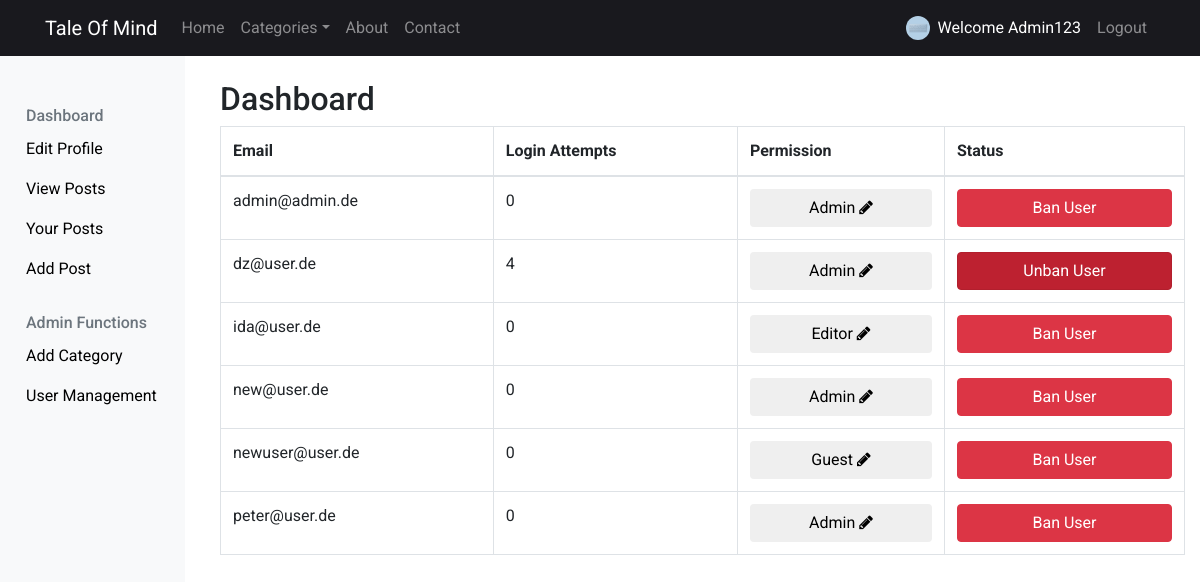
The app's page /src/dashboard/allUsers (signed in) with its own data.
### tables this page shows
CREATE TABLE `user` (
  `id` int(11) NOT NULL,
  `firstname` varchar(32) NOT NULL,
  `lastname` varchar(32) NOT NULL,
  `email` varchar(32) NOT NULL,
  `password` varchar(255) NOT NULL,
  `login_attempts` int(11) NOT NULL,
  `permission_id` tinyint(1) NOT NULL DEFAULT '2',
  `file_id` int(11) DEFAULT NULL
);

CREATE TABLE `user_permission` (
  `id` int(11) NOT NULL,
  `permission` varchar(10) NOT NULL
);

### src/controller/Dashboard.php (called while the page is built, shortened)
<?php
    class Dashboard extends Controller {
        public function allUsers() {
            $allPermissions = $this->model->getAllPermissions();
            $allUsers = $this->model->getAllUsers();
            $this->view->allUsers = $allUsers;
            $this->view->allPermissions = $allPermissions;
            $this->view->render('dashboard/allUsers');
        }
        public function view() {
            if(!(Session::get('user'))) {
                Header("Location: " . URL . "home");
            } else {
                $posts = $this->model->getPosts();
                $this->view->posts = $posts;
                $this->view->render('dashboard/view');
            }
        }
    }

### src/index.php (called while the page is built, shortened)
<?php
include 'lib/Message.php';
include 'lib/Database.php';
include 'lib/Session.php';
include 'lib/Model.php';
include 'lib/Controller.php';
$app = new Application();

### src/lib/Session.php (called while the page is built, shortened)
<?php
class Session {
    static public function get($key) {
        if (isset($_SESSION[$key]))
            return $_SESSION[$key];
    }
}

### src/lib/Model.php (called while the page is built, shortened)
<?php
class Model {
    function __construct() {
        $this->db = new Database();
    }
}

### src/lib/Database.php (called while the page is built, shortened)
<?php
class Database extends PDO {
    public function __construct() {
        try {
            $dsn = DB_TYPE . ':host=' . DB_HOST . ';port=' . DB_PORT . ';dbname=' . DB_NAME;
            $username = DB_USER;
            $passwd = DB_PASS;
        }
        catch(PDOException $e) {
            echo "Connection failed: " . $e->getMessage();
        }
    }
}

### src/model/Dashboard_Model.php (called while the page is built, shortened)
<?php
    class Dashboard_Model extends Model {
        public function getAllUsers() {
            $sql = 'SELECT user.*, user_permission.permission FROM user LEFT JOIN user_permission ON permission_id = user_permission.id ORDER BY user.email ASC';
            $obj = $this->db->prepare($sql);
            $obj->execute();
            $result = $obj->fetchAll(PDO::FETCH_OBJ);
            return $result;
        }
    }

### src/lib/Controller.php (called while the page is built, shortened)
<?php
class Controller {
    public function loadModel() {
        $model_name = get_class($this) . '_Model';
        $model_file = 'model/' . $model_name . '.php';
        if (file_exists($model_file)) {
            $this->model = new $model_name;
        }
    }
}

### src/view/dashboard/allUsers.php (the view, shortened to what this page needs)
<?php include 'partial/sidebar.php'; ?>
    <div class="col">
        <div class="container">
            <h2>Dashboard</h2>
            <div class="table-responsive">
                <table class="table table-bordered" id="dataTable" width="100%" cellspacing="0">
                    <thead>
                        <tr>
                            <th>Email</th>
                            <th>Login Attempts</th>
                            <th>Permission</th>
                            <th>Status</th>
                        </tr>
                    </thead>
                    <tbody>
                    <?php foreach($this->allUsers as $user) : ?>
                        <tr>
                            <td><?= $user->email ?></td>
                            <td><?= $user->login_attempts ?></td>
                            <td>
                                <button class="btn btn-white btn-inline selectInput"><?= $user->permission ?> <i class="fa fa-pencil"></i></button>
                            </td>
                            <td>
                            <?php if($user->login_attempts >= 3): ?>
                                <form action="<?=URL?>dashboard/unbanUser/<?= $user->email ?>" method="POST">
                                    <button type="submit" id="btnToggle" name="btnUser" class="btn btn-danger active" aria-pressed="false" autocomplete="off">Unban User</button>
                                </form>
                            </td>
                            <?php else : ?>
                                <form action="<?=URL?>dashboard/banUser/<?= $user->email ?>" method="POST">
                                    <button type="submit" id="btnToggle" name="btnUser" class="btn btn-danger" aria-pressed="false" autocomplete="off">Ban User</button>
                                </form>
                            <?php endif; ?>
                        </tr>
                    <?php endforeach; ?>
                    </tbody>
                </table>
            </div>
        </div>
    </div>

### src/partial/navbar.php (shortened to what this page needs)
<nav class="navbar navbar-expand-lg navbar-dark bg-dark fixed-top">
    <div class="container">
        <a class="navbar-brand" href="<?php echo URL; ?>"><?php echo SITENAME; ?></a>
        <div class="collapse navbar-collapse" id="navbarsExampleDefault">
        <ul class="navbar-nav mr-auto">
            <li class="nav-item">
                <a class="nav-link <?= (Session::get('controller_name') == 'Home') ? 'active' : '' ?>" href="<?= URL ?>home">Home</a>
            </li>
            <li class="nav-item dropdown">
                <a class="nav-link dropdown-toggle <?= (Session::get('controller_name') == 'Categories') ? 'active' : '' ?>" id="navbarDropdownMenuLink" data-toggle="dropdown" aria-haspopup="true" aria-expanded="false">Categories</a>
            </li>
            <li class="nav-item">
                <a class="nav-link <?= (Session::get('controller_name') == 'About') ? 'active' : '' ?>" href="<?= URL ?>about">About</a>
            </li>
            <li class="nav-item">
                <a class="nav-link <?= (Session::get('controller_name') == 'Contact') ? 'active' : '' ?>" href="<?= URL ?>contact">Contact</a>
            </li>
        </ul>
        <ul class="navbar-nav ml-auto">
            <?php if(Session::get('user')): ?>
            <li class="nav-item">
                <a class="nav-link d-flex <?= (Session::get('controller_name') == 'Dashboard') ? 'active' : '' ?>" href="<?= URL ?>dashboard">
                    <img src="<?= (empty(Session::get('user')['image'])) ? DEFAULT_IMG : URL . Session::get('user')['image'] ?>" width="24" height="24" class="mr-2" alt="" style="border-radius: 50%">
                    <div>Welcome <?= Session::get('user')['firstname'] ?></div>
                </a>
            </li>
            <li class="nav-item">
                <a class="nav-link" href="<?=URL?>auth/logout">Logout</a>
            </li>
            <?php endif; ?>
        </ul>
        </div>
    </div>
</nav>

### src/public/css/main.css (style rules this page uses)
body { padding-top: 5rem; font-family: 'roboto', sans-serif; }
a { color: black; }
td .btn { width: 100%; }
.bg-dark { background-color: #19191E !important; }
.navbar { padding: .5rem 0rem !important; }
.nav-link { cursor: pointer !important; }

### records on screen
user: firstname "Admin123", email "admin@admin.de", login_attempts "0", user_permission.permission "Admin"
user: email "dz@user.de", login_attempts "4", user_permission.permission "Admin"
user: email "ida@user.de", login_attempts "0", user_permission.permission "Editor"
user: email "new@user.de", login_attempts "0", user_permission.permission "Admin"
user: email "newuser@user.de", login_attempts "0", user_permission.permission "Guest"
user: email "peter@user.de", login_attempts "0", user_permission.permission "Admin"

### other values on screen
SITENAME "Tale Of Mind"
